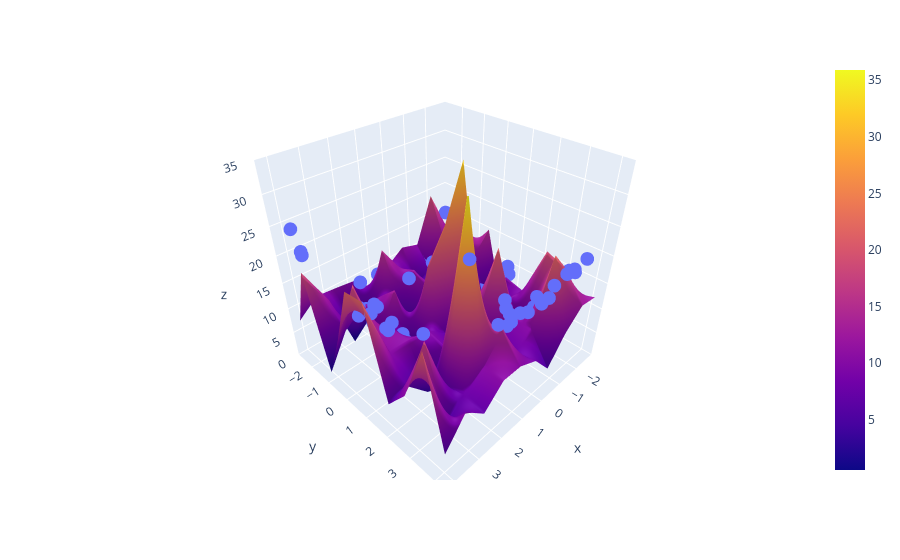

The code cell stored with this chart in its notebook:
### Code cell
X_multi_trans.shape
lr = LinearRegression()
lr.fit(X_multi_trans,z)
X_test_multi = poly.transform(final)
z_final = lr.predict(X_multi_trans).reshape(10,10)
fig = px.scatter_3d(x=x.ravel(), y=y.ravel(), z=z.ravel())

fig.add_trace(go.Surface(x = x_input, y = y_input, z =z_final))

fig.update_layout(scene = dict(zaxis = dict(range=[0,35])))

fig.show()
